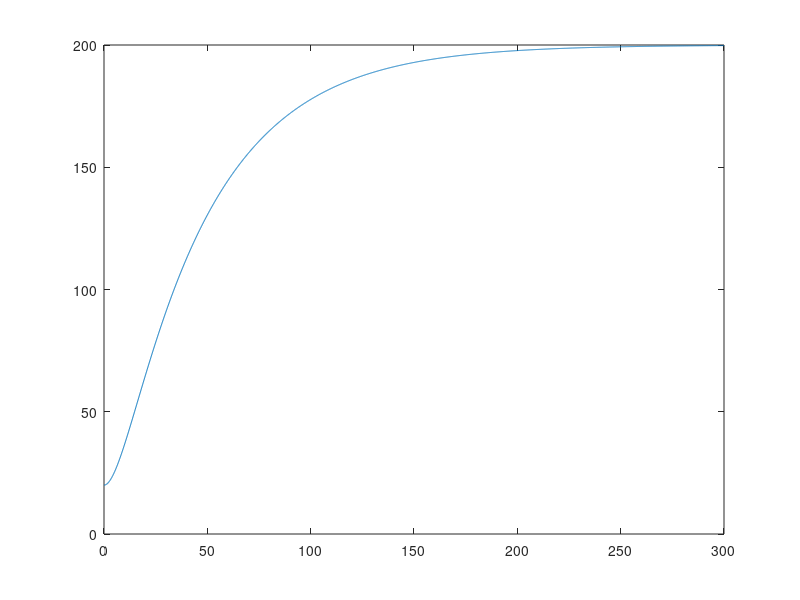

Write MATLAB code to recreate this figure.
% By Jason Yao

% Exercise 1

% Constants
% Define thermal diffusivity for aluminum.
alpha = 97.1 * 10^(-6);
% Define the total time, in seconds.
totalTime = 300;
% Define delta t, in seconds.
dt = 0.1;
% Define number of nodes in the bar
nn = 5;
% Define the length of the bar, in meters
len = 0.2;

% Define the number of time slices to be analyzed.
slices = totalTime/dt + 1; % Add one, since time starts at 0.

% Define matrix TM with slices rows and nn columns.
TM = zeros(slices, nn);

% The first row is 20 degrees C, the initial temperature.
% The first and last columns are 200 degrees C, since the bar
% has constant heat sources.
TM(1, :) = 20; % set first row to 20 degrees C
TM(:, 1) = 200; % set first column to 200 degrees
TM(:, nn) = 200; % set last column to 200 degrees

% For loops to fill in the rest of the gradient
for j = 2: slices
    for k = 2:(nn - 1)
        % Calculate the term delta x squared
        dx2 = (len / (nn - 1))^2;
        TM(j,k) = alpha*dt/dx2*(TM(j-1,k+1) - 2*TM(j-1,k) + TM(j-1,k-1)) + TM(j-1,k);
    end
end
plot(0:0.1:300, TM(:,3))
xlabel = ('time');
ylabel = ('Temperature');
title = ('Temperature of Central Node');




